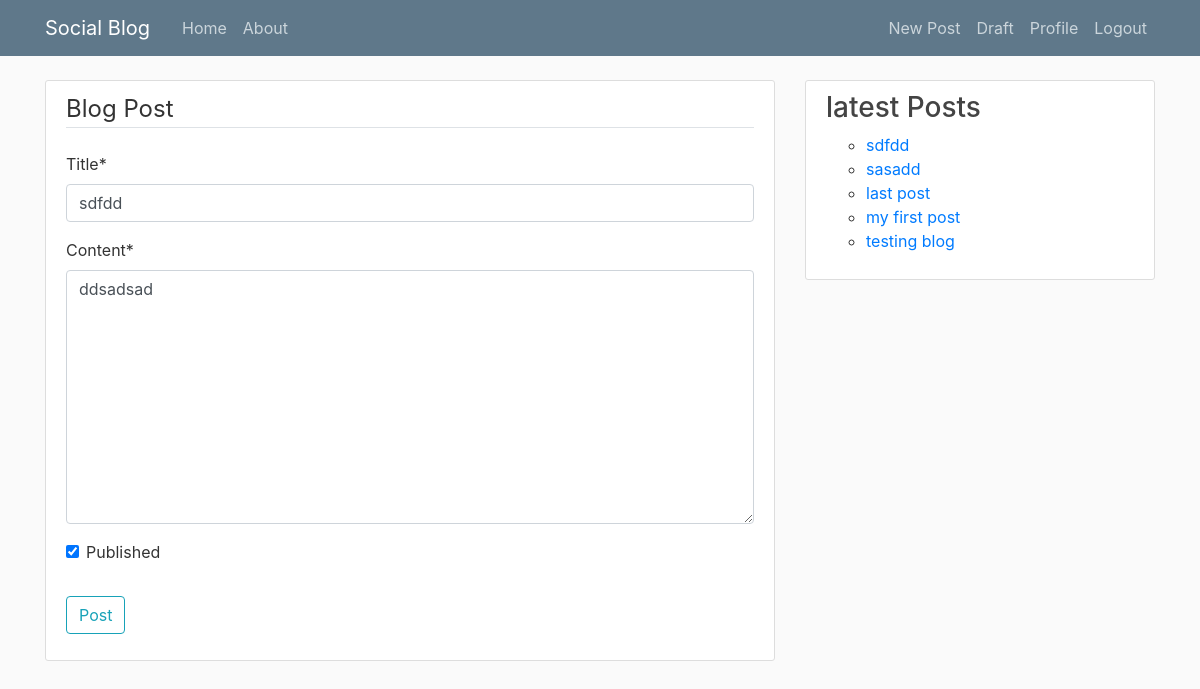
Page /post/23/update (signed in) on the committed database.
### blog/models.py (models this page shows, shortened)
class Post(models.Model):
    title = models.CharField(max_length=100)
    content = models.TextField()
    date_posted = models.DateTimeField(default=timezone.now)
    author = models.ForeignKey(User, on_delete=models.CASCADE)
    published = models.BooleanField(default=False)

### blog/views.py (the view, shortened to what this page needs)
# urls.py: path('post/<int:pk>/update', PostUpdateView.as_view(), name='post-update'),
class PostUpdateView(UserPassesTestMixin, LoginRequiredMixin, UpdateView):
    model = Post
    fields = ['title', 'content', 'published']
    def test_func(self):
        post = self.get_object()
        if self.request.user == post.author:
            return True
        return False

### blog/templatetags/context_processors.py (called while the page is built)
@register.filter(name='sidebar_posts')
def sidebar_posts(arg):
    posts = Post.objects.filter(published=True).order_by('-date_posted')[:5]
    text = '<ul>'
    for post in posts:
        text += f'<li class=""><a href="/post/{post.id}">{post.title}</a></li>'
    text += '</ul>'
    return mark_safe(text)

### blog/templates/blog/post_form.html (shortened to what this page needs)
{% extends 'blog/base.html' %}
    {% load crispy_forms_tags %}
        {% block content %}
            <div class="content-section">
                <form method="POST">
                    <fieldset class="form-group">
                        <legend class="border-bottom mb-4">Blog Post</legend>
                        {{ form|crispy }}
                    </fieldset>
                    <div class="form-group">
                        <button class="btn btn-outline-info" type="submit">Post</button>
                    </div>
                </form>
            </div>
{% endblock %}

### blog/templates/blog/base.html (shortened to what this page needs)
{% load static %}
{% load context_processors %}
<!DOCTYPE html>
<html lang="en">
<head>
    <link rel="stylesheet" href="https://stackpath.bootstrapcdn.com/bootstrap/4.4.1/css/bootstrap.min.css"
>
    <link rel="stylesheet" href="{% static 'blog/main.css' %}">
</head>
<body>
<header class="site-header">
    <nav class="navbar navbar-expand-md navbar-dark bg-steel fixed-top">
        <div class="container">
            <a class="navbar-brand mr-4" href="/">Social Blog</a>
            <div class="collapse navbar-collapse" id="navbarToggle">
                <div class="navbar-nav mr-auto">
                    <a class="nav-item nav-link" href="{% url 'blog-home' %}">Home</a>
                    <a class="nav-item nav-link" href="{% url 'blog-about' %}">About</a>
                </div>
                <div class="navbar-nav">
                    {% if user.is_authenticated %}
                        <a class="nav-item nav-link" href="{% url 'post-create' %}">New Post</a>
                        <a class="nav-item nav-link" href="{% url 'post-draft' %}">Draft</a>
                        <a class="nav-item nav-link" href="{% url 'profile' %}">Profile</a>
                        <a class="nav-item nav-link" href="{% url 'logout' %}">Logout</a>
                    {% else %}
                        <a class="nav-item nav-link" href="{% url 'login' %}">Login</a>
                    <a class="nav-item nav-link" href="{% url 'register' %}">Register</a>
                    {% endif %}
                </div>
            </div>
        </div>
    </nav>
</header>
<main role="main" class="container">
    <div class="row">
        <div class="col-md-8">
            {% block content %}{% endblock %}
        </div>
        <div class="col-md-4">
            <div class="content-section">
                <h3>latest Posts</h3>
                <ul class="list-group">
                {{ ""|sidebar_posts }}
                </ul>
            </div>
        </div>
    </div>
</main>
</body>
</html>

### blog/static/blog/main.css (style rules this page uses)
body { background: #fafafa; color: #333333; margin-top: 5rem; }
h1, h2, h3, h4, h5, h6 { color: #444444; }
ul { margin: 0; }
.bg-steel { background-color: #5f788a; }
.site-header .navbar-nav .nav-link { color: #cbd5db; }
.content-section { background: #ffffff; padding: 10px 20px; border: 1px solid #dddddd; border-radius: 3px; margin-bottom: 20px; }

### rows in the picture
Post: title "sdfdd", content "ddsadsad", published "☑", id+title "sdfdd sasadd last post my first post testing blog"
